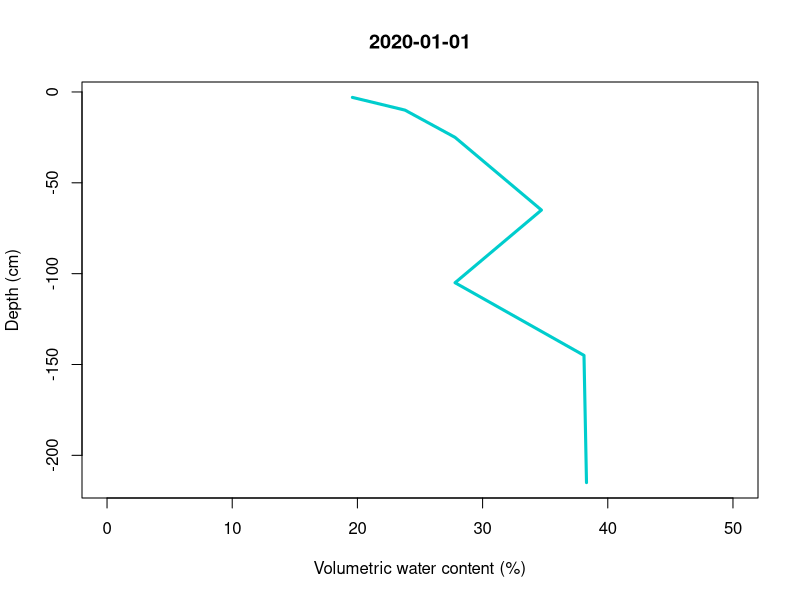
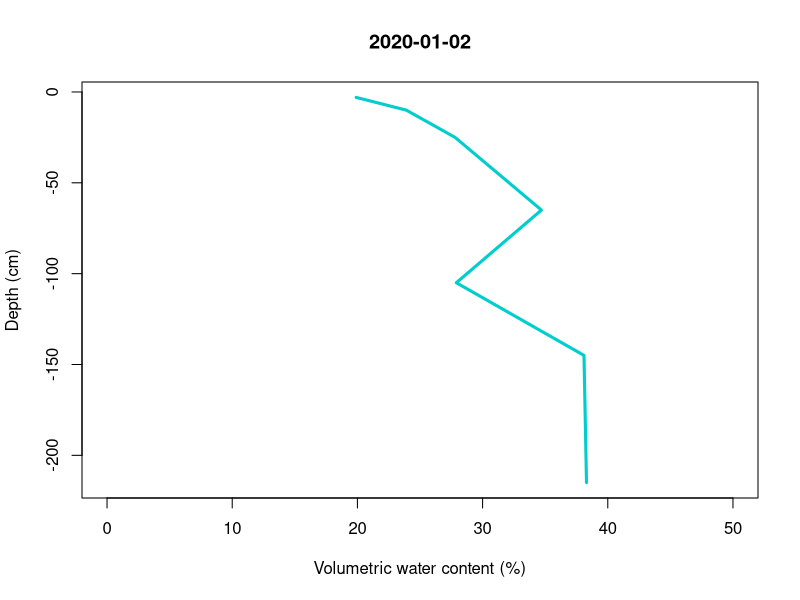
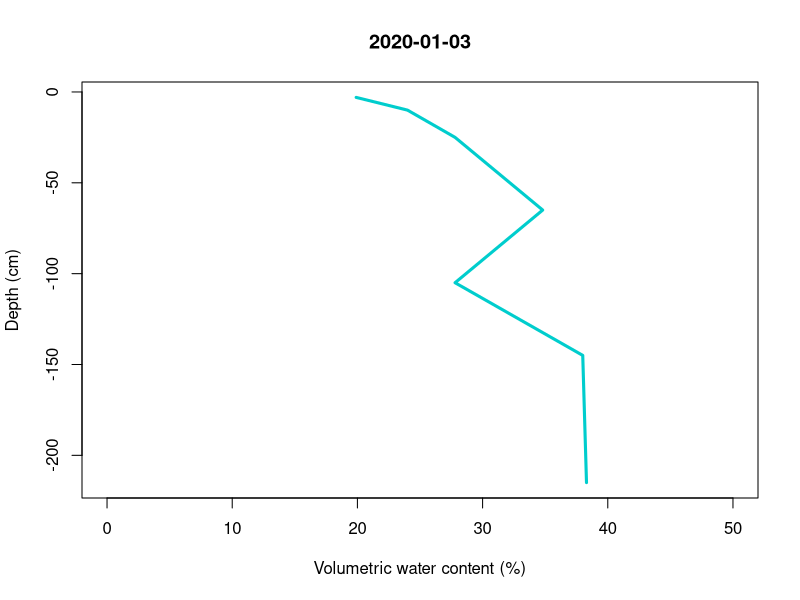
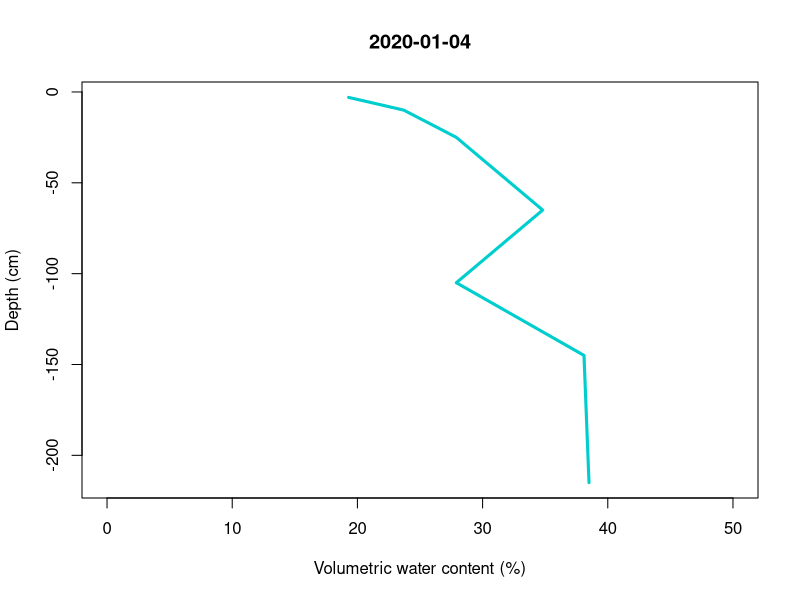
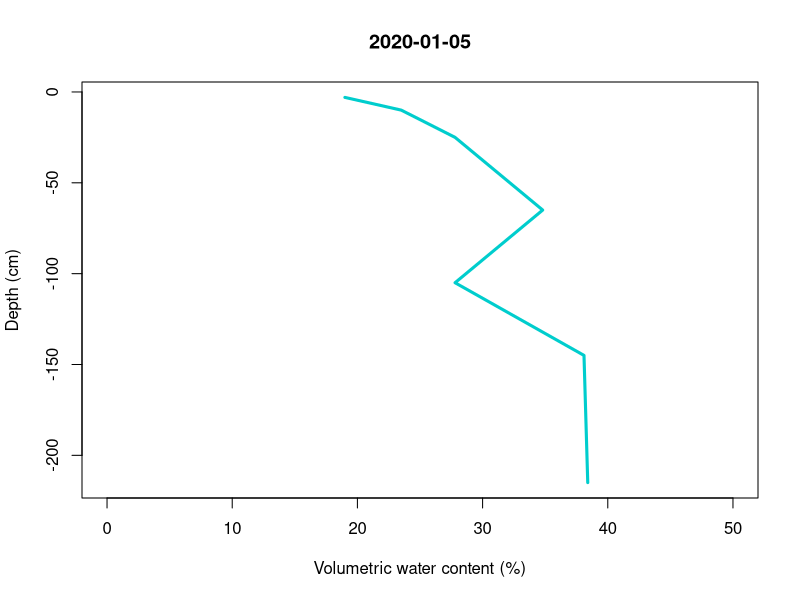
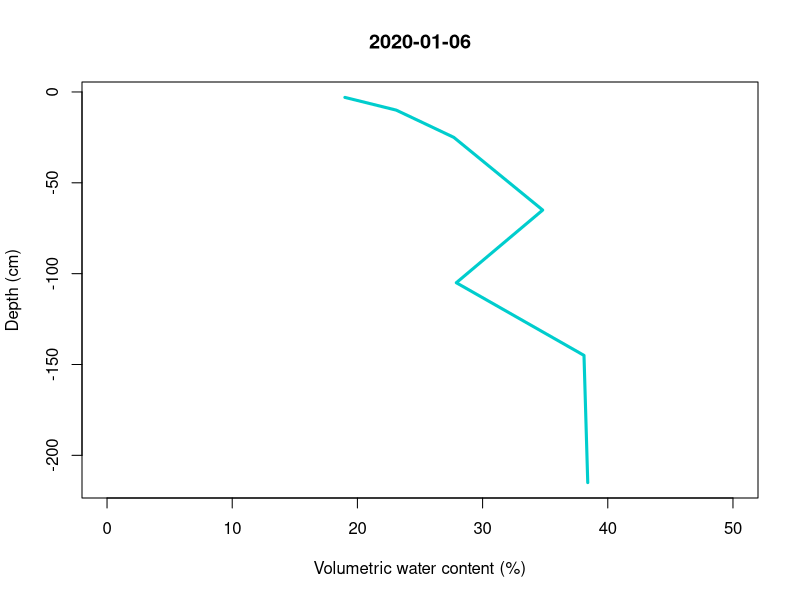
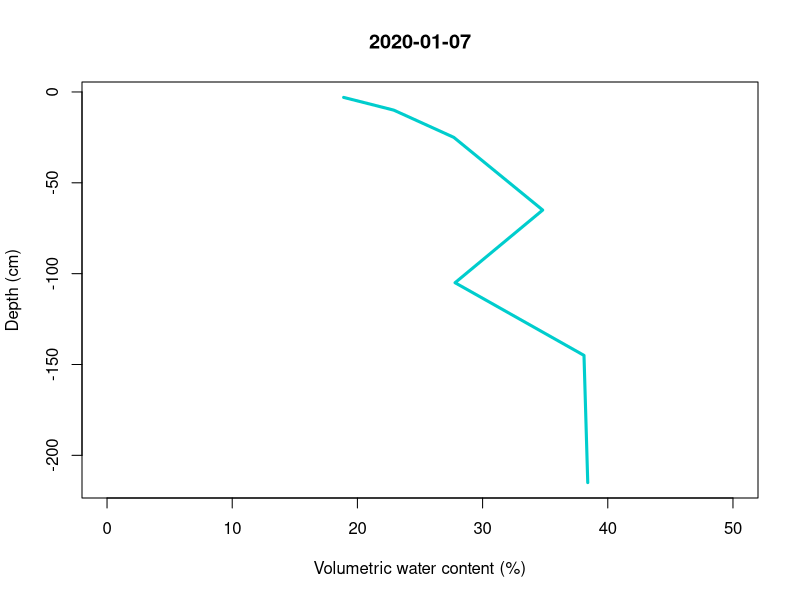
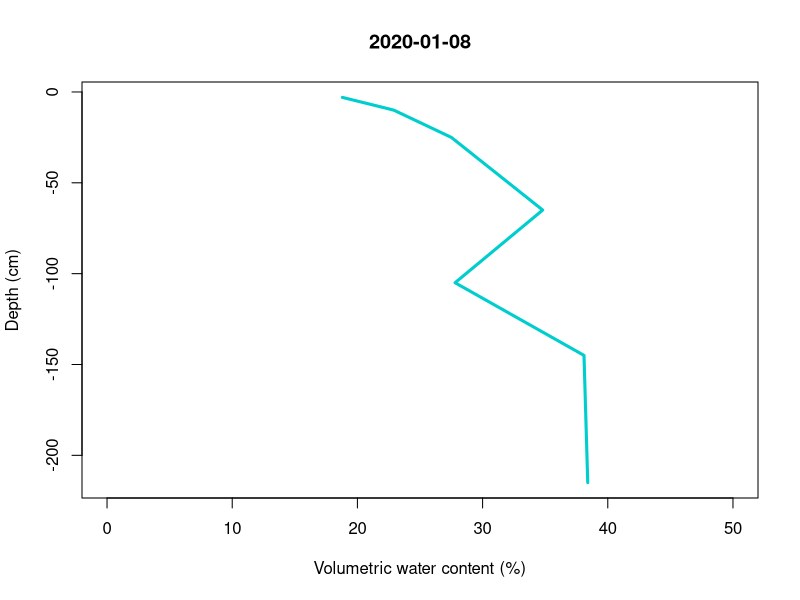

Generate these figures, in order, with R: (Note: this script raises an error after producing the figures.)
# Soil moisture profiles over time

# Packages
library(readxl)

# Load soil moisture data
data=read_xlsx('Vernal Midnight Data 2020.xlsx')

# Prepare data
Depth=c(-3, -10, -25, -65, -105, -145, -215) # Sensor depth in cm

n=length(data$Date)

dir.create('Plots')

for (i in 1:n) {
  path=paste('Plots//', data$Date[i], '.jpg', sep='')
  jpeg(file=path)

  plot(x=c(data$VWC_0.03[i],data$VWC_0.10[i], data$VWC_0.25[i], data$VWC_0.65[i],
           data$VWC_1.05[i],data$VWC_1.45[i], data$VWC_2.15[i]), y=Depth,
       xlim=c(0,50), ylim=c(-215, -3), xlab='Volumetric water content (%)', ylab='Depth (cm)',
       type='l', main=data$Date[i], lwd=3, col='cyan3')
  
  dev.off()}
